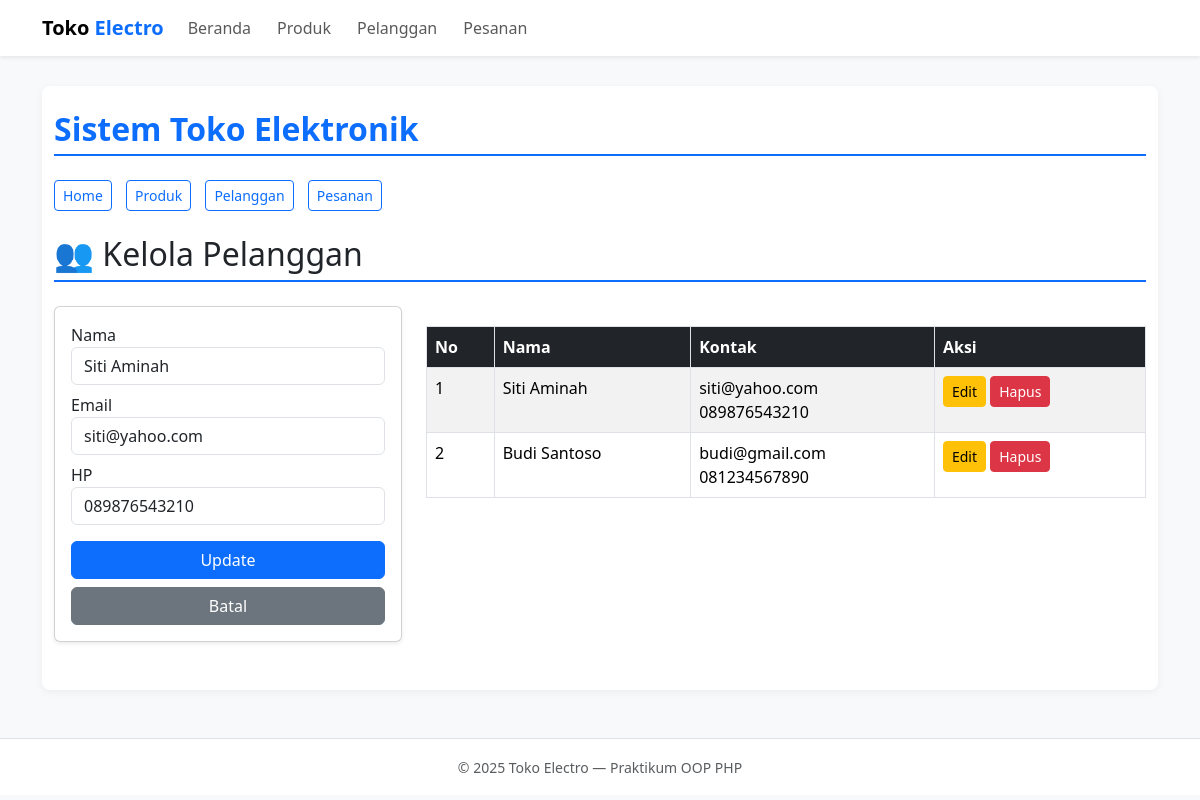
/index.php?page=customers&edit=2, run on the app's committed database.
### tables this page shows
CREATE TABLE customers (
    id INT AUTO_INCREMENT PRIMARY KEY,
    name VARCHAR(100) NOT NULL,
    email VARCHAR(100) UNIQUE,
    phone VARCHAR(20)
);

### config/db.php (called while the page is built, shortened)
<?php
class Database {
    private $host = "localhost";
    private $db_name = "electronic_store_v2";
    private $username = "root";
    private $password = "";
    public function getConnection() {
        $this->conn = null;
        try {
            $this->conn = new PDO("mysql:host=" . $this->host . ";dbname=" . $this->db_name, $this->username, $this->password);
            $this->conn->setAttribute(PDO::ATTR_ERRMODE, PDO::ERRMODE_EXCEPTION);
        } catch(PDOException $e) {
            die("Koneksi Gagal: " . $e->getMessage());
        }
        return $this->conn;
    }
}
?>

### class/Customer.php (called while the page is built, shortened)
<?php
require_once __DIR__ . '/../config/db.php';
class Customer {
    private $db;
    public function __construct() {
        $this->db = (new Database())->getConnection();
    }
    public function getAll() {
        return $this->db->query("SELECT * FROM customers ORDER BY id DESC")->fetchAll(PDO::FETCH_ASSOC);
    }
    public function getById($id) {
        $stmt = $this->db->prepare("SELECT * FROM customers WHERE id = ?");
        $stmt->execute([$id]);
        return $stmt->fetch(PDO::FETCH_ASSOC);
    }
}
?>

### view/customers.php (the view, shortened to what this page needs)
<?php
require_once __DIR__ . '/../class/Customer.php';
$customer = new Customer();
$dataCustomers = $customer->getAll();
$editData = isset($_GET['edit']) ? $customer->getById($_GET['edit']) : null;
?>
<h2 class="mb-4">👥 Kelola Pelanggan</h2>
<div class="row">
    <div class="col-md-4">
        <div class="card shadow-sm mb-4">
            <div class="card-body">
                <form method="POST" action="index.php?page=customers">
                    <div class="mb-2"><label>Nama</label><input name="name" class="form-control" required value="<?= $editData['name'] ?? '' ?>"></div>
                    <div class="mb-2"><label>Email</label><input name="email" class="form-control" value="<?= $editData['email'] ?? '' ?>"></div>
                    <div class="mb-3"><label>HP</label><input name="phone" class="form-control" required value="<?= $editData['phone'] ?? '' ?>"></div>
                    <button class="btn btn-primary w-100"><?= $editData ? 'Update' : 'Tambah' ?></button>
                    <?php if ($editData): ?><a href="index.php?page=customers" class="btn btn-secondary w-100 mt-2">Batal</a><?php endif; ?>
                </form>
            </div>
        </div>
    </div>
    <div class="col-md-8">
        <table class="table table-striped">
            <thead class="table-dark"><tr><th>No</th><th>Nama</th><th>Kontak</th><th>Aksi</th></tr></thead>
            <tbody>
                <?php $no=1; foreach ($dataCustomers as $row): ?>
                <tr>
                    <td><?= $no++ ?></td>
                    <td><?= htmlspecialchars($row['name']) ?></td>
                    <td><?= $row['email'] ?><br><?= $row['phone'] ?></td>
                    <td>
                        <a href="index.php?page=customers&edit=<?= $row['id'] ?>" class="btn btn-sm btn-warning">Edit</a>
                        <a href="index.php?page=customers&delete=<?= $row['id'] ?>" onclick="return confirm('Hapus?')" class="btn btn-sm btn-danger">Hapus</a>
                    </td>
                </tr>
                <?php endforeach; ?>
            </tbody>
        </table>
    </div>
</div>

### style.css (style rules this page uses)
body { font-family: Arial, sans-serif; margin: 0; background-color: #f8f9fa; }
h2 { color: #0d6efd; border-bottom: 2px solid #0d6efd; padding-bottom: 6px; }
table { width: 100%; border-collapse: collapse; margin-top: 20px; }
table th, table td { border: 1px solid #dee2e6; padding: 8px; text-align: left; }
table th { background: #0d6efd; color: white; }
.btn { padding: 5px 10px; border-radius: 4px; text-decoration: none; }

### view/partials/header.php (style rules this page uses)
body { background-color: #f8f9fa; }

### data on the page
customers: name "Siti Aminah", email "siti@yahoo.com", phone "089876543210"
customers: name "Budi Santoso", email "budi@gmail.com", phone "081234567890"
